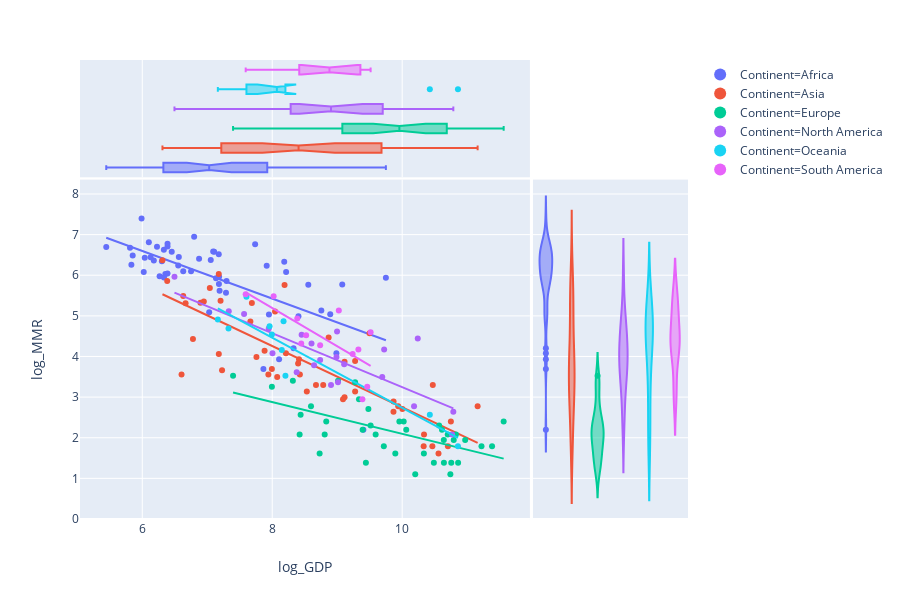

Notebook code cell kept with this figure:
### Code cell
px.scatter(df_dummies, x="log_GDP", y="log_MMR", color="Continent", marginal_y="violin", 
           marginal_x="box", trendline="ols")

### Figure 1 — Plotly figure (JSON) as saved in the notebook; plotly's stock layout.template omitted (floating-point values rounded to 4 significant figures)
{"data": [{"hovertemplate": "Continent=Africa<br>log_GDP=%{x}<br>log_MMR=%{y}<extra></extra>", "legendgroup": "Continent=Africa", "marker": {"color": "#636efa", "symbol": "circle"}, "mode": "markers", "name": "Continent=Africa", "showlegend": true, "type": "scatter", "uid": "8ecf9db0-d093-4cfa-b207-c8350aa1f4cf", "x": [8.404, 8.185, 6.63, 8.756, 6.355, 5.446, 8.106, 7.177, 6.101, 6.799, 7.182, 5.812, 7.915, 7.106, 7.19, 7.864, 9.749, 6.178, 8.213, 5.833, 9.077, 6.332, 7.18, 6.454, 6.302, 6.875, 7.054, 6.227, 9.403, 6.023, 6.129, 6.563, 7.092, 8.987, 7.95, 6.038, 8.555, 5.853, 7.737, 6.334, 7.03, 7.135, 5.989, 6.389, 8.892, 6.389, 7.297, 6.553, 6.267, 8.328, 6.389, 7.288, 6.751], "xaxis": "x", "y": [4.99, 6.33, 6.1, 5.13, 6.033, 6.695, 3.932, 6.516, 6.812, 6.947, 5.961, 6.677, 6.232, 6.575, 5.617, 3.689, 5.938, 6.361, 6.078, 6.26, 5.775, 6.624, 5.784, 6.579, 6.346, 6.405, 6.375, 6.698, 2.197, 6.078, 6.444, 6.446, 6.583, 4.078, 5.03, 6.428, 5.765, 6.488, 6.765, 5.943, 5.088, 5.927, 7.396, 6.709, 5.037, 6.775, 5.855, 6.242, 5.974, 4.205, 6.04, 5.568, 6.1], "yaxis": "y"}, {"alignmentgroup": "True", "hovertemplate": "Continent=Africa<br>log_GDP=%{x}<extra></extra>", "legendgroup": "Continent=Africa", "marker": {"color": "#636efa", "symbol": "circle"}, "name": "Continent=Africa", "notched": true, "offsetgroup": "Continent=Africa", "showlegend": false, "type": "box", "uid": "3eb20a1d-a6ab-41c2-bb0d-2a6f2edf393a", "x": [8.404, 8.185, 6.63, 8.756, 6.355, 5.446, 8.106, 7.177, 6.101, 6.799, 7.182, 5.812, 7.915, 7.106, 7.19, 7.864, 9.749, 6.178, 8.213, 5.833, 9.077, 6.332, 7.18, 6.454, 6.302, 6.875, 7.054, 6.227, 9.403, 6.023, 6.129, 6.563, 7.092, 8.987, 7.95, 6.038, 8.555, 5.853, 7.737, 6.334, 7.03, 7.135, 5.989, 6.389, 8.892, 6.389, 7.297, 6.553, 6.267, 8.328, 6.389, 7.288, 6.751], "xaxis": "x", "yaxis": "y2"}, {"alignmentgroup": "True", "hovertemplate": "Continent=Africa<br>log_MMR=%{y}<extra></extra>", "legendgroup": "Continent=Africa", "marker": {"color": "#636efa", "symbol": "circle"}, "name": "Continent=Africa", "offsetgroup": "Continent=Africa", "scalegroup": "y", "showlegend": false, "type": "violin", "uid": "876d6f62-1f19-45c4-a27b-cc0661338de8", "xaxis": "x2", "y": [4.99, 6.33, 6.1, 5.13, 6.033, 6.695, 3.932, 6.516, 6.812, 6.947, 5.961, 6.677, 6.232, 6.575, 5.617, 3.689, 5.938, 6.361, 6.078, 6.26, 5.775, 6.624, 5.784, 6.579, 6.346, 6.405, 6.375, 6.698, 2.197, 6.078, 6.444, 6.446, 6.583, 4.078, 5.03, 6.428, 5.765, 6.488, 6.765, 5.943, 5.088, 5.927, 7.396, 6.709, 5.037, 6.775, 5.855, 6.242, 5.974, 4.205, 6.04, 5.568, 6.1], "yaxis": "y"}, {"hovertemplate": "<b>OLS trendline</b><br>log_MMR = -0.586331 * log_GDP + 10.116465<br>R<sup>2</sup>=0.432965<br><br>Continent=Africa<br>log_GDP=%{x}<br>log_MMR=%{y} <b>(trend)</b><extra></extra>", "legendgroup": "Continent=Africa", "marker": {"color": "#636efa", "symbol": "circle"}, "mode": "lines", "name": "Continent=Africa", "showlegend": false, "type": "scatter", "uid": "808ba7f7-d390-4e9b-8bdf-358bd8ab7bb0", "x": [5.446, 5.812, 5.833, 5.853, 5.989, 6.023, 6.038, 6.101, 6.129, 6.178, 6.227, 6.267, 6.302, 6.332, 6.334, 6.355, 6.389, 6.389, 6.389, 6.454, 6.553, 6.563, 6.63, 6.751, 6.799, 6.875, 7.03, 7.054, 7.092, 7.106, 7.135, 7.177, 7.18, 7.182, 7.19, 7.288, 7.297, 7.737, 7.864, 7.915, 7.95, 8.106, 8.185, 8.213, 8.328, 8.404, 8.555, 8.756, 8.892, 8.987, 9.077, 9.403, 9.749], "xaxis": "x", "y": [6.923, 6.709, 6.697, 6.685, 6.605, 6.585, 6.576, 6.539, 6.523, 6.494, 6.466, 6.442, 6.421, 6.404, 6.403, 6.39, 6.37, 6.37, 6.37, 6.333, 6.274, 6.268, 6.229, 6.158, 6.13, 6.086, 5.995, 5.981, 5.958, 5.95, 5.933, 5.908, 5.907, 5.906, 5.901, 5.843, 5.838, 5.58, 5.505, 5.476, 5.455, 5.364, 5.317, 5.301, 5.233, 5.189, 5.101, 4.983, 4.903, 4.847, 4.794, 4.603, 4.4], "yaxis": "y"}, {"hovertemplate": "Continent=Asia<br>log_GDP=%{x}<br>log_MMR=%{y}<extra></extra>", "legendgroup": "Continent=Asia", "marker": {"color": "#EF553B", "symbol": "circle"}, "mode": "markers", "name": "Continent=Asia", "showlegend": true, "type": "scatter", "uid": "32653e16-6296-42b2-8440-eb706c4d2f7c", "x": [6.311, 8.077, 8.673, 9.939, 6.63, 7.687, 10.47, 6.667, 8.425, 10.34, 7.994, 7.205, 8.043, 8.784, 8.412, 10.33, 10.7, 8.21, 9.113, 9.497, 10.0, 10.56, 6.78, 7.04, 9.089, 9.113, 8.868, 7.882, 6.895, 6.384, 9.867, 6.947, 7.664, 11.16, 9.866, 10.75, 7.94, 9.275, 6.604, 8.532, 8.19, 9.275, 8.398, 10.46, 7.228, 7.178, 7.757, 7.177], "xaxis": "x", "y": [6.37, 3.497, 3.296, 2.773, 5.489, 5.318, 3.296, 5.308, 3.555, 2.079, 3.689, 5.371, 5.106, 3.296, 3.932, 1.792, 1.792, 4.078, 2.996, 4.575, 2.708, 1.609, 4.431, 5.684, 2.944, 3.871, 4.466, 4.143, 5.323, 5.855, 2.89, 5.352, 4.86, 2.773, 2.639, 2.398, 3.555, 3.892, 3.555, 3.135, 5.759, 3.135, 3.829, 1.792, 3.664, 4.06, 3.989, 6.031], "yaxis": "y"}, {"alignmentgroup": "True", "hovertemplate": "Continent=Asia<br>log_GDP=%{x}<extra></extra>", "legendgroup": "Continent=Asia", "marker": {"color": "#EF553B", "symbol": "circle"}, "name": "Continent=Asia", "notched": true, "offsetgroup": "Continent=Asia", "showlegend": false, "type": "box", "uid": "1db7d57d-0ef1-4724-98de-5ac198153770", "x": [6.311, 8.077, 8.673, 9.939, 6.63, 7.687, 10.47, 6.667, 8.425, 10.34, 7.994, 7.205, 8.043, 8.784, 8.412, 10.33, 10.7, 8.21, 9.113, 9.497, 10.0, 10.56, 6.78, 7.04, 9.089, 9.113, 8.868, 7.882, 6.895, 6.384, 9.867, 6.947, 7.664, 11.16, 9.866, 10.75, 7.94, 9.275, 6.604, 8.532, 8.19, 9.275, 8.398, 10.46, 7.228, 7.178, 7.757, 7.177], "xaxis": "x", "yaxis": "y2"}, {"alignmentgroup": "True", "hovertemplate": "Continent=Asia<br>log_MMR=%{y}<extra></extra>", "legendgroup": "Continent=Asia", "marker": {"color": "#EF553B", "symbol": "circle"}, "name": "Continent=Asia", "offsetgroup": "Continent=Asia", "scalegroup": "y", "showlegend": false, "type": "violin", "uid": "641af8e3-2f2c-45e4-95b3-642f1aa7f572", "xaxis": "x2", "y": [6.37, 3.497, 3.296, 2.773, 5.489, 5.318, 3.296, 5.308, 3.555, 2.079, 3.689, 5.371, 5.106, 3.296, 3.932, 1.792, 1.792, 4.078, 2.996, 4.575, 2.708, 1.609, 4.431, 5.684, 2.944, 3.871, 4.466, 4.143, 5.323, 5.855, 2.89, 5.352, 4.86, 2.773, 2.639, 2.398, 3.555, 3.892, 3.555, 3.135, 5.759, 3.135, 3.829, 1.792, 3.664, 4.06, 3.989, 6.031], "yaxis": "y"}, {"hovertemplate": "<b>OLS trendline</b><br>log_MMR = -0.754700 * log_GDP + 10.295056<br>R<sup>2</sup>=0.683462<br><br>Continent=Asia<br>log_GDP=%{x}<br>log_MMR=%{y} <b>(trend)</b><extra></extra>", "legendgroup": "Continent=Asia", "marker": {"color": "#EF553B", "symbol": "circle"}, "mode": "lines", "name": "Continent=Asia", "showlegend": false, "type": "scatter", "uid": "e0e2ef6e-d2b7-43a7-aad1-a5e705dcd4e2", "x": [6.311, 6.384, 6.604, 6.63, 6.667, 6.78, 6.895, 6.947, 7.04, 7.177, 7.178, 7.205, 7.228, 7.664, 7.687, 7.757, 7.882, 7.94, 7.994, 8.043, 8.077, 8.19, 8.21, 8.398, 8.412, 8.425, 8.532, 8.673, 8.784, 8.868, 9.089, 9.113, 9.113, 9.275, 9.275, 9.497, 9.866, 9.867, 9.939, 10.0, 10.33, 10.34, 10.46, 10.47, 10.56, 10.7, 10.75, 11.16], "xaxis": "x", "y": [5.532, 5.477, 5.311, 5.291, 5.264, 5.178, 5.091, 5.052, 4.982, 4.878, 4.878, 4.858, 4.84, 4.511, 4.494, 4.441, 4.346, 4.302, 4.262, 4.225, 4.2, 4.114, 4.099, 3.957, 3.946, 3.937, 3.856, 3.75, 3.665, 3.602, 3.436, 3.418, 3.418, 3.295, 3.295, 3.127, 2.849, 2.849, 2.794, 2.746, 2.499, 2.495, 2.398, 2.393, 2.327, 2.217, 2.183, 1.872], "yaxis": "y"}, {"hovertemplate": "Continent=Europe<br>log_GDP=%{x}<br>log_MMR=%{y}<extra></extra>", "legendgroup": "Continent=Europe", "marker": {"color": "#00cc96", "symbol": "circle"}, "mode": "markers", "name": "Continent=Europe", "showlegend": true, "type": "scatter", "uid": "b2b87c11-85a6-476d-99d7-5a322f9df984", "x": [8.317, 10.75, 8.729, 10.7, 8.437, 8.831, 9.514, 9.894, 10.97, 9.591, 10.74, 10.61, 10.64, 10.2, 9.48, 10.64, 10.79, 10.49, 9.335, 9.391, 11.56, 9.956, 7.397, 8.807, 10.83, 8.421, 11.38, 9.441, 10.02, 9.013, 9.276, 8.596, 9.717, 10.06, 10.33, 10.86, 11.22, 7.995, 10.57], "xaxis": "x", "y": [3.401, 1.386, 1.609, 2.079, 2.565, 2.398, 2.303, 1.609, 1.946, 2.079, 1.099, 2.197, 1.946, 1.099, 2.708, 1.386, 1.946, 1.386, 2.944, 2.197, 2.398, 2.398, 3.526, 2.079, 2.079, 2.079, 1.792, 1.386, 2.398, 3.401, 3.367, 2.773, 1.792, 2.197, 1.609, 1.386, 1.792, 3.258, 2.303], "yaxis": "y"}, {"alignmentgroup": "True", "hovertemplate": "Continent=Europe<br>log_GDP=%{x}<extra></extra>", "legendgroup": "Continent=Europe", "marker": {"color": "#00cc96", "symbol": "circle"}, "name": "Continent=Europe", "notched": true, "offsetgroup": "Continent=Europe", "showlegend": false, "type": "box", "uid": "5fcb9bf2-5093-45b2-828a-379371d5834a", "x": [8.317, 10.75, 8.729, 10.7, 8.437, 8.831, 9.514, 9.894, 10.97, 9.591, 10.74, 10.61, 10.64, 10.2, 9.48, 10.64, 10.79, 10.49, 9.335, 9.391, 11.56, 9.956, 7.397, 8.807, 10.83, 8.421, 11.38, 9.441, 10.02, 9.013, 9.276, 8.596, 9.717, 10.06, 10.33, 10.86, 11.22, 7.995, 10.57], "xaxis": "x", "yaxis": "y2"}, {"alignmentgroup": "True", "hovertemplate": "Continent=Europe<br>log_MMR=%{y}<extra></extra>", "legendgroup": "Continent=Europe", "marker": {"color": "#00cc96", "symbol": "circle"}, "name": "Continent=Europe", "offsetgroup": "Continent=Europe", "scalegroup": "y", "showlegend": false, "type": "violin", "uid": "ac0cc3ae-fbb5-4cf7-a2a6-3529eca78989", "xaxis": "x2", "y": [3.401, 1.386, 1.609, 2.079, 2.565, 2.398, 2.303, 1.609, 1.946, 2.079, 1.099, 2.197, 1.946, 1.099, 2.708, 1.386, 1.946, 1.386, 2.944, 2.197, 2.398, 2.398, 3.526, 2.079, 2.079, 2.079, 1.792, 1.386, 2.398, 3.401, 3.367, 2.773, 1.792, 2.197, 1.609, 1.386, 1.792, 3.258, 2.303], "yaxis": "y"}, {"hovertemplate": "<b>OLS trendline</b><br>log_MMR = -0.391006 * log_GDP + 6.006614<br>R<sup>2</sup>=0.376754<br><br>Continent=Europe<br>log_GDP=%{x}<br>log_MMR=%{y} <b>(trend)</b><extra></extra>", "legendgroup": "Continent=Europe", "marker": {"color": "#00cc96", "symbol": "circle"}, "mode": "lines", "name": "Continent=Europe", "showlegend": false, "type": "scatter", "uid": "d71b3f60-f033-48cd-82db-ec59a50fed52", "x": [7.397, 7.995, 8.317, 8.421, 8.437, 8.596, 8.729, 8.807, 8.831, 9.013, 9.276, 9.335, 9.391, 9.441, 9.48, 9.514, 9.591, 9.717, 9.894, 9.956, 10.02, 10.06, 10.2, 10.33, 10.49, 10.57, 10.61, 10.64, 10.64, 10.7, 10.74, 10.75, 10.79, 10.83, 10.86, 10.97, 11.22, 11.38, 11.56], "xaxis": "x", "y": [3.114, 2.881, 2.754, 2.714, 2.708, 2.645, 2.593, 2.563, 2.554, 2.482, 2.38, 2.357, 2.335, 2.315, 2.3, 2.287, 2.256, 2.207, 2.138, 2.114, 2.088, 2.072, 2.018, 1.966, 1.906, 1.874, 1.857, 1.846, 1.846, 1.823, 1.807, 1.801, 1.787, 1.773, 1.76, 1.718, 1.62, 1.556, 1.486], "yaxis": "y"}, {"hovertemplate": "Continent=North America<br>log_GDP=%{x}<br>log_MMR=%{y}<extra></extra>", "legendgroup": "Continent=North America", "marker": {"color": "#ab63fa", "symbol": "circle"}, "mode": "markers", "name": "Continent=North America", "showlegend": true, "type": "scatter", "uid": "b1ee2456-f060-4bdd-99ad-273e1b470705", "x": [10.24, 9.693, 8.376, 10.77, 9.012, 8.644, 8.604, 8.004, 8.905, 7.946, 6.496, 7.567, 8.452, 9.107, 7.331, 8.997, 10.18, 8.988, 8.737, 9.722, 10.79], "xaxis": "x", "y": [4.443, 3.497, 3.611, 2.079, 3.367, 3.784, 4.317, 4.078, 3.296, 4.691, 5.964, 5.043, 4.533, 3.807, 5.112, 4.615, 2.773, 3.989, 3.912, 4.174, 2.639], "yaxis": "y"}, {"alignmentgroup": "True", "hovertemplate": "Continent=North America<br>log_GDP=%{x}<extra></extra>", "legendgroup": "Continent=North America", "marker": {"color": "#ab63fa", "symbol": "circle"}, "name": "Continent=North America", "notched": true, "offsetgroup": "Continent=North America", "showlegend": false, "type": "box", "uid": "091302aa-e2d0-4606-91d0-d748afb3ac24", "x": [10.24, 9.693, 8.376, 10.77, 9.012, 8.644, 8.604, 8.004, 8.905, 7.946, 6.496, 7.567, 8.452, 9.107, 7.331, 8.997, 10.18, 8.988, 8.737, 9.722, 10.79], "xaxis": "x", "yaxis": "y2"}, {"alignmentgroup": "True", "hovertemplate": "Continent=North America<br>log_MMR=%{y}<extra></extra>", "legendgroup": "Continent=North America", "marker": {"color": "#ab63fa", "symbol": "circle"}, "name": "Continent=North America", "offsetgroup": "Continent=North America", "scalegroup": "y", "showlegend": false, "type": "violin", "uid": "011924ca-1f38-4297-916b-2febfebc6792", "xaxis": "x2", "y": [4.443, 3.497, 3.611, 2.079, 3.367, 3.784, 4.317, 4.078, 3.296, 4.691, 5.964, 5.043, 4.533, 3.807, 5.112, 4.615, 2.773, 3.989, 3.912, 4.174, 2.639], "yaxis": "y"}, {"hovertemplate": "<b>OLS trendline</b><br>log_MMR = -0.663911 * log_GDP + 9.884809<br>R<sup>2</sup>=0.664137<br><br>Continent=North America<br>log_GDP=%{x}<br>log_MMR=%{y} <b>(trend)</b><extra></extra>", "legendgroup": "Continent=North America", "marker": {"color": "#ab63fa", "symbol": "circle"}, "mode": "lines", "name": "Continent=North America", "showlegend": false, "type": "scatter", "uid": "7333e6a6-05e9-4a91-b6b4-5a0b0d88a21f", "x": [6.496, 7.331, 7.567, 7.946, 8.004, 8.376, 8.452, 8.604, 8.644, 8.737, 8.905, 8.988, 8.997, 9.012, 9.107, 9.693, 9.722, 10.18, 10.24, 10.77, 10.79], "xaxis": "x", "y": [5.572, 5.018, 4.861, 4.609, 4.571, 4.324, 4.273, 4.172, 4.146, 4.084, 3.973, 3.917, 3.911, 3.902, 3.839, 3.45, 3.43, 3.125, 3.087, 2.736, 2.723], "yaxis": "y"}, {"hovertemplate": "Continent=Oceania<br>log_GDP=%{x}<br>log_MMR=%{y}<extra></extra>", "legendgroup": "Continent=Oceania", "marker": {"color": "#19d3f3", "symbol": "circle"}, "mode": "markers", "name": "Continent=Oceania", "showlegend": true, "type": "scatter", "uid": "ac6a0204-ca61-4f89-8eb5-2f62b007075c", "x": [10.86, 8.203, 7.327, 7.959, 10.43, 7.603, 8.147, 7.163, 8.174, 7.995], "xaxis": "x", "y": [1.792, 3.526, 4.691, 4.745, 2.565, 5.472, 4.159, 4.913, 4.868, 4.543], "yaxis": "y"}, {"alignmentgroup": "True", "hovertemplate": "Continent=Oceania<br>log_GDP=%{x}<extra></extra>", "legendgroup": "Continent=Oceania", "marker": {"color": "#19d3f3", "symbol": "circle"}, "name": "Continent=Oceania", "notched": true, "offsetgroup": "Continent=Oceania", "showlegend": false, "type": "box", "uid": "e956fb90-a6b9-4a04-9ade-a1d92de7b036", "x": [10.86, 8.203, 7.327, 7.959, 10.43, 7.603, 8.147, 7.163, 8.174, 7.995], "xaxis": "x", "yaxis": "y2"}, {"alignmentgroup": "True", "hovertemplate": "Continent=Oceania<br>log_MMR=%{y}<extra></extra>", "legendgroup": "Continent=Oceania", "marker": {"color": "#19d3f3", "symbol": "circle"}, "name": "Continent=Oceania", "offsetgroup": "Continent=Oceania", "scalegroup": "y", "showlegend": false, "type": "violin", "uid": "51603091-37a8-4fd6-9141-de5e2e0170af", "xaxis": "x2", "y": [1.792, 3.526, 4.691, 4.745, 2.565, 5.472, 4.159, 4.913, 4.868, 4.543], "yaxis": "y"}, {"hovertemplate": "<b>OLS trendline</b><br>log_MMR = -0.862683 * log_GDP + 11.361378<br>R<sup>2</sup>=0.858818<br><br>Continent=Oceania<br>log_GDP=%{x}<br>log_MMR=%{y} <b>(trend)</b><extra></extra>", "legendgroup": "Continent=Oceania", "marker": {"color": "#19d3f3", "symbol": "circle"}, "mode": "lines", "name": "Continent=Oceania", "showlegend": false, "type": "scatter", "uid": "d44df219-205f-46e7-baf5-f8bc96d64a90", "x": [7.163, 7.327, 7.603, 7.959, 7.995, 8.147, 8.174, 8.203, 10.43, 10.86], "xaxis": "x", "y": [5.182, 5.04, 4.802, 4.495, 4.464, 4.333, 4.31, 4.285, 2.368, 1.995], "yaxis": "y"}, {"hovertemplate": "Continent=South America<br>log_GDP=%{x}<br>log_MMR=%{y}<extra></extra>", "legendgroup": "Continent=South America", "marker": {"color": "#e763fa", "symbol": "circle"}, "mode": "markers", "name": "Continent=South America", "showlegend": true, "type": "scatter", "uid": "fb3769e1-42dd-4ede-9e0c-74a3c24f3d07", "x": [9.238, 7.591, 9.326, 9.462, 8.737, 8.446, 8.021, 8.385, 8.522, 9.024, 9.387, 9.514], "xaxis": "x", "y": [4.06, 5.533, 4.174, 3.258, 4.277, 4.317, 5.485, 4.934, 4.522, 5.13, 2.944, 4.595], "yaxis": "y"}, {"alignmentgroup": "True", "hovertemplate": "Continent=South America<br>log_GDP=%{x}<extra></extra>", "legendgroup": "Continent=South America", "marker": {"color": "#e763fa", "symbol": "circle"}, "name": "Continent=South America", "notched": true, "offsetgroup": "Continent=South America", "showlegend": false, "type": "box", "uid": "30e5aafa-503a-4225-8213-9f9b9708df25", "x": [9.238, 7.591, 9.326, 9.462, 8.737, 8.446, 8.021, 8.385, 8.522, 9.024, 9.387, 9.514], "xaxis": "x", "yaxis": "y2"}, {"alignmentgroup": "True", "hovertemplate": "Continent=South America<br>log_MMR=%{y}<extra></extra>", "legendgroup": "Continent=South America", "marker": {"color": "#e763fa", "symbol": "circle"}, "name": "Continent=South America", "offsetgroup": "Continent=South America", "scalegroup": "y", "showlegend": false, "type": "violin", "uid": "4608173d-7041-4624-80b0-c5b752ec7321", "xaxis": "x2", "y": [4.06, 5.533, 4.174, 3.258, 4.277, 4.317, 5.485, 4.934, 4.522, 5.13, 2.944, 4.595], "yaxis": "y"}, {"hovertemplate": "<b>OLS trendline</b><br>log_MMR = -0.942153 * log_GDP + 12.731120<br>R<sup>2</sup>=0.545349<br><br>Continent=South America<br>log_GDP=%{x}<br>log_MMR=%{y} <b>(trend)</b><extra></extra>", "legendgroup": "Continent=South America", "marker": {"color": "#e763fa", "symbol": "circle"}, "mode": "lines", "name": "Continent=South America", "showlegend": false, "type": "scatter", "uid": "3e2f4d71-eb52-4485-9649-8d81177042e1", "x": [7.591, 8.021, 8.385, 8.446, 8.522, 8.737, 9.024, 9.238, 9.326, 9.387, 9.462, 9.514], "xaxis": "x", "y": [5.579, 5.174, 4.831, 4.774, 4.702, 4.499, 4.229, 4.028, 3.945, 3.887, 3.817, 3.768], "yaxis": "y"}], "layout": {"barmode": "overlay", "height": 600, "legend": {"tracegroupgap": 0}, "margin": {"t": 60}, "violinmode": "overlay", "xaxis": {"domain": [0, 0.74], "showgrid": true, "title": {"text": "log_GDP"}}, "xaxis2": {"domain": [0.745, 1], "showticklabels": false}, "yaxis": {"domain": [0, 0.74], "showgrid": true, "title": {"text": "log_MMR"}}, "yaxis2": {"domain": [0.745, 1], "showticklabels": false}}}
